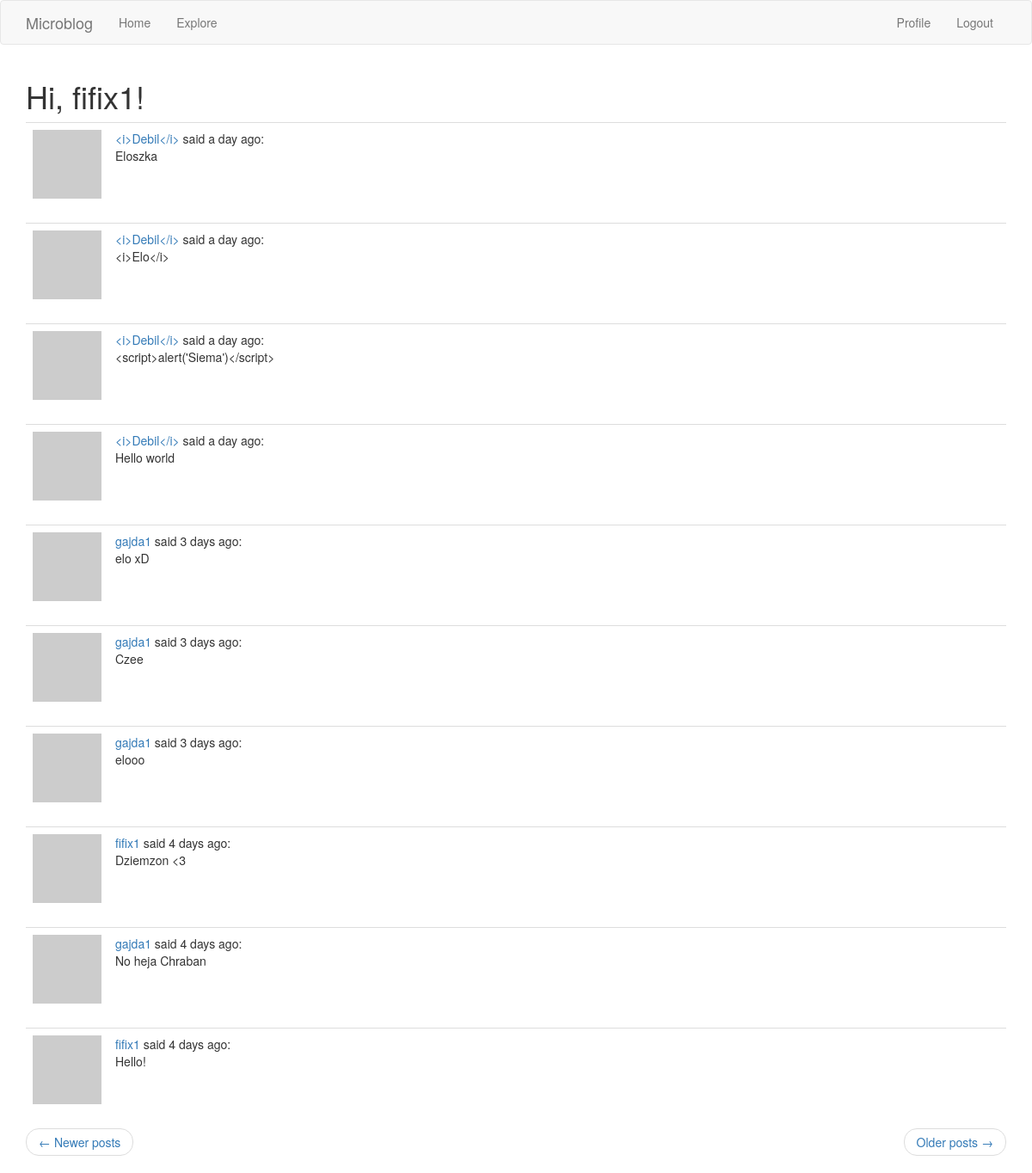
Page /explore (signed in) on the committed database.
### app/modules.py (models this page shows, shortened)
class User(UserMixin, db.Model):
    id = db.Column(db.Integer, primary_key=True)
    username = db.Column(db.String(64), index=True, unique=True)
    email = db.Column(db.String(120), index=True, unique=True)
    password_hash = db.Column(db.String(128))
    posts = db.relationship('Post', backref='author', lazy='dynamic')
    about_me = db.Column(db.String(128))
    last_seen = db.Column(db.DateTime, default=datetime.utcnow)
    followed = db.relationship(
        'User', secondary=followers,
        primaryjoin=(followers.c.follower_id == id),
        secondaryjoin=(followers.c.followed_id == id),
        backref=db.backref('followers', lazy='dynamic'), lazy='dynamic')
    def avatar(self, size):
        help = md5(self.email.lower().encode('utf-8')).hexdigest()
        return f"https://www.gravatar.com/avatar/{help}?d=identicon&s={size}"

class Post(db.Model):
    id = db.Column(db.Integer, primary_key=True)
    body = db.Column(db.String(140))
    timestamp = db.Column(db.DateTime, index=True, default=datetime.utcnow)
    user_id = db.Column(db.Integer, db.ForeignKey('user.id'))

### app/routes.py (the view)
@app.route('/explore')
@login_required
def explore():
    page = request.args.get('page', 1, type=int)
    posts = Post.query.order_by(Post.timestamp.desc()).paginate(page,app.config['POSTS_PER_PAGE'],False)
    next_url = url_for('index', page=posts.next_num if posts.has_next else None)
    prev_url = url_for('index', page=posts.prev_num if posts.has_prev else None)
    return render_template('index.html', title='Explore', posts=posts.items, next_url=next_url,
                           prev_url=prev_url)

### app/modules.py (called while the page is built)
@login.user_loader
def load_user(id):
    return User.query.get(int(id))

### app/routes.py (called while the page is built)
@app.before_request
def before_request():
    if current_user.is_authenticated:
        current_user.last_seen = datetime.utcnow()
        db.session.commit()

### app/templates/index.html (shortened to what this page needs)
{% extends "base.html" %}
{% import 'bootstrap/wtf.html' as wtf %}
{% block app_content %}
    <h1>Hi, {{ current_user.username }}!</h1>
    {% for post in posts %}
        {% include '_post.html' %}
    {% endfor %}
    <nav aria-label="...">
        <ul class="pager">
            <li class="previous{% if not prev_url %} disabled{% endif %}">
                <a href="{{ prev_url or '#' }}">
                    <span aria-hidden="true">&larr;</span> Newer posts
                </a>
            </li>
            <li class="next{% if not next_url %} disabled{% endif %}">
                <a href="{{ next_url or '#' }}">
                    Older posts <span aria-hidden="true">&rarr;</span>
                </a>
            </li>
        </ul>
    </nav>
{% endblock %}

### app/templates/_post.html
<table class="table table-hover">
        <tr>
            <td width="70px">
                <a href="{{ url_for('user', username=post.author.username) }}">
                    <img src="{{ post.author.avatar(70) }}" />
                </a>
            </td>
            <td>
                <a href="{{ url_for('user', username=post.author.username) }}">
                    {{ post.author.username }}
                </a>
                said {{ moment(post.timestamp).fromNow() }}:
                <br>
                {{ post.body }}
            </td>
        </tr>
    </table>

### rows in the picture
User: username "fifix1"
Post: author.username "<i>Debil</i>", timestamp "a day ago", body "Eloszka"
Post: author.username "<i>Debil</i>", timestamp "a day ago", body "<i>Elo</i>"
Post: author.username "<i>Debil</i>", timestamp "a day ago", body "<script>alert('Siema')</script>"
Post: author.username "<i>Debil</i>", timestamp "a day ago", body "Hello world"
Post: author.username "gajda1", timestamp "3 days ago", body "elo xD"
Post: author.username "gajda1", timestamp "3 days ago", body "Czee"
Post: author.username "gajda1", timestamp "3 days ago", body "elooo"
Post: author.username "fifix1", timestamp "4 days ago", body "Dziemzon <3"
Post: author.username "gajda1", timestamp "4 days ago", body "No heja Chraban"
Post: author.username "fifix1", timestamp "4 days ago", body "Hello!"
